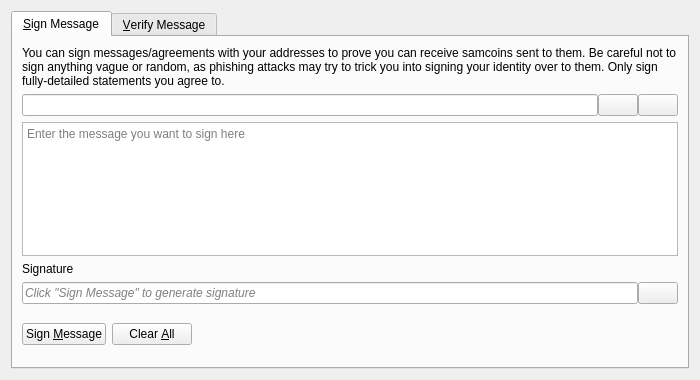
<?xml version="1.0" encoding="UTF-8"?>
<ui version="4.0">
 <class>SignVerifyMessageDialog</class>
 <widget class="QDialog" name="SignVerifyMessageDialog">
  <property name="geometry">
   <rect>
    <x>0</x>
    <y>0</y>
    <width>700</width>
    <height>380</height>
   </rect>
  </property>
  <property name="windowTitle">
   <string>Signatures - Sign / Verify a Message</string>
  </property>
  <property name="modal">
   <bool>true</bool>
  </property>
  <layout class="QVBoxLayout" name="verticalLayout">
   <item>
    <widget class="QTabWidget" name="tabWidget">
     <property name="currentIndex">
      <number>0</number>
     </property>
     <widget class="QWidget" name="tabSignMessage">
      <attribute name="title">
       <string>&amp;Sign Message</string>
      </attribute>
      <layout class="QVBoxLayout" name="verticalLayout_SM">
       <item>
        <widget class="QLabel" name="infoLabel_SM">
         <property name="text">
          <string>You can sign messages/agreements with your addresses to prove you can receive samcoins sent to them. Be careful not to sign anything vague or random, as phishing attacks may try to trick you into signing your identity over to them. Only sign fully-detailed statements you agree to.</string>
         </property>
         <property name="textFormat">
          <enum>Qt::PlainText</enum>
         </property>
         <property name="wordWrap">
          <bool>true</bool>
         </property>
        </widget>
       </item>
       <item>
        <layout class="QHBoxLayout" name="horizontalLayout_1_SM">
         <property name="spacing">
          <number>0</number>
         </property>
         <item>
          <widget class="QValidatedLineEdit" name="addressIn_SM">
           <property name="toolTip">
            <string>The Samcoin address to sign the message with</string>
           </property>
          </widget>
         </item>
         <item>
          <widget class="QPushButton" name="addressBookButton_SM">
           <property name="toolTip">
            <string>Choose previously used address</string>
           </property>
           <property name="text">
            <string/>
           </property>
           <property name="icon">
            <iconset resource="../samcoin.qrc">
             <normaloff>:/icons/address-book</normaloff>:/icons/address-book</iconset>
           </property>
           <property name="shortcut">
            <string>Alt+A</string>
           </property>
           <property name="autoDefault">
            <bool>false</bool>
           </property>
          </widget>
         </item>
         <item>
          <widget class="QPushButton" name="pasteButton_SM">
           <property name="toolTip">
            <string>Paste address from clipboard</string>
           </property>
           <property name="text">
            <string/>
           </property>
           <property name="icon">
            <iconset resource="../samcoin.qrc">
             <normaloff>:/icons/editpaste</normaloff>:/icons/editpaste</iconset>
           </property>
           <property name="shortcut">
            <string>Alt+P</string>
           </property>
           <property name="autoDefault">
            <bool>false</bool>
           </property>
          </widget>
         </item>
        </layout>
       </item>
       <item>
        <widget class="QPlainTextEdit" name="messageIn_SM">
         <property name="toolTip">
          <string>Enter the message you want to sign here</string>
         </property>
         <property name="placeholderText">
          <string>Enter the message you want to sign here</string>
         </property>
        </widget>
       </item>
       <item>
        <widget class="QLabel" name="signatureLabel_SM">
         <property name="text">
          <string>Signature</string>
         </property>
         <property name="textFormat">
          <enum>Qt::PlainText</enum>
         </property>
        </widget>
       </item>
       <item>
        <layout class="QHBoxLayout" name="horizontalLayout_2_SM">
         <property name="spacing">
          <number>0</number>
         </property>
         <item>
          <widget class="QLineEdit" name="signatureOut_SM">
           <property name="placeholderText">
            <string>Click "Sign Message" to generate signature</string>
           </property>
           <property name="font">
            <font>
             <italic>true</italic>
            </font>
           </property>
           <property name="readOnly">
            <bool>true</bool>
           </property>
          </widget>
         </item>
         <item>
          <widget class="QPushButton" name="copySignatureButton_SM">
           <property name="toolTip">
            <string>Copy the current signature to the system clipboard</string>
           </property>
           <property name="text">
            <string/>
           </property>
           <property name="icon">
            <iconset resource="../samcoin.qrc">
             <normaloff>:/icons/editcopy</normaloff>:/icons/editcopy</iconset>
           </property>
           <property name="autoDefault">
            <bool>false</bool>
           </property>
          </widget>
         </item>
        </layout>
       </item>
       <item>
        <layout class="QHBoxLayout" name="horizontalLayout_3_SM">
         <item>
          <widget class="QPushButton" name="signMessageButton_SM">
           <property name="toolTip">
            <string>Sign the message to prove you own this Samcoin address</string>
           </property>
           <property name="text">
            <string>Sign &amp;Message</string>
           </property>
           <property name="icon">
            <iconset resource="../samcoin.qrc">
             <normaloff>:/icons/edit</normaloff>:/icons/edit</iconset>
           </property>
           <property name="autoDefault">
            <bool>false</bool>
           </property>
          </widget>
         </item>
         <item>
          <widget class="QPushButton" name="clearButton_SM">
           <property name="toolTip">
            <string>Reset all sign message fields</string>
           </property>
           <property name="text">
            <string>Clear &amp;All</string>
           </property>
           <property name="icon">
            <iconset resource="../samcoin.qrc">
             <normaloff>:/icons/remove</normaloff>:/icons/remove</iconset>
           </property>
           <property name="autoDefault">
            <bool>false</bool>
           </property>
          </widget>
         </item>
         <item>
          <spacer name="horizontalSpacer_1_SM">
           <property name="orientation">
            <enum>Qt::Horizontal</enum>
           </property>
           <property name="sizeHint" stdset="0">
            <size>
             <width>40</width>
             <height>48</height>
            </size>
           </property>
          </spacer>
         </item>
         <item>
          <widget class="QLabel" name="statusLabel_SM">
           <property name="font">
            <font>
             <weight>75</weight>
             <bold>true</bold>
            </font>
           </property>
           <property name="text">
            <string/>
           </property>
           <property name="wordWrap">
            <bool>true</bool>
           </property>
          </widget>
         </item>
         <item>
          <spacer name="horizontalSpacer_2_SM">
           <property name="orientation">
            <enum>Qt::Horizontal</enum>
           </property>
           <property name="sizeHint" stdset="0">
            <size>
             <width>40</width>
             <height>48</height>
            </size>
           </property>
          </spacer>
         </item>
        </layout>
       </item>
      </layout>
     </widget>
     <widget class="QWidget" name="tabVerifyMessage">
      <attribute name="title">
       <string>&amp;Verify Message</string>
      </attribute>
      <layout class="QVBoxLayout" name="verticalLayout_VM">
       <item>
        <widget class="QLabel" name="infoLabel_VM">
         <property name="text">
          <string>Enter the receiver's address, message (ensure you copy line breaks, spaces, tabs, etc. exactly) and signature below to verify the message. Be careful not to read more into the signature than what is in the signed message itself, to avoid being tricked by a man-in-the-middle attack. Note that this only proves the signing party receives with the address, it cannot prove sendership of any transaction!</string>
         </property>
         <property name="textFormat">
          <enum>Qt::PlainText</enum>
         </property>
         <property name="alignment">
          <set>Qt::AlignLeading|Qt::AlignLeft|Qt::AlignTop</set>
         </property>
         <property name="wordWrap">
          <bool>true</bool>
         </property>
        </widget>
       </item>
       <item>
        <layout class="QHBoxLayout" name="horizontalLayout_1_VM">
         <property name="spacing">
          <number>0</number>
         </property>
         <item>
          <widget class="QValidatedLineEdit" name="addressIn_VM">
           <property name="toolTip">
            <string>The Samcoin address the message was signed with</string>
           </property>
          </widget>
         </item>
         <item>
          <widget class="QPushButton" name="addressBookButton_VM">
           <property name="toolTip">
            <string>Choose previously used address</string>
           </property>
           <property name="text">
            <string/>
           </property>
           <property name="icon">
            <iconset resource="../samcoin.qrc">
             <normaloff>:/icons/address-book</normaloff>:/icons/address-book</iconset>
           </property>
           <property name="shortcut">
            <string>Alt+A</string>
           </property>
           <property name="autoDefault">
            <bool>false</bool>
           </property>
          </widget>
         </item>
        </layout>
       </item>
       <item>
        <widget class="QPlainTextEdit" name="messageIn_VM">
          <property name="toolTip">
            <string>The signed message to verify</string>
          </property>
          <property name="placeholderText">
            <string>The signed message to verify</string>
          </property>
        </widget>
       </item>
       <item>
        <widget class="QValidatedLineEdit" name="signatureIn_VM">
          <property name="toolTip">
            <string>The signature given when the message was signed</string>
          </property>
          <property name="placeholderText">
            <string>The signature given when the message was signed</string>
          </property>
        </widget>
       </item>
       <item>
        <layout class="QHBoxLayout" name="horizontalLayout_2_VM">
         <item>
          <widget class="QPushButton" name="verifyMessageButton_VM">
           <property name="toolTip">
            <string>Verify the message to ensure it was signed with the specified Samcoin address</string>
           </property>
           <property name="text">
            <string>Verify &amp;Message</string>
           </property>
           <property name="icon">
            <iconset resource="../samcoin.qrc">
             <normaloff>:/icons/transaction_0</normaloff>:/icons/transaction_0</iconset>
           </property>
           <property name="autoDefault">
            <bool>false</bool>
           </property>
          </widget>
         </item>
         <item>
          <widget class="QPushButton" name="clearButton_VM">
           <property name="toolTip">
            <string>Reset all verify message fields</string>
           </property>
           <property name="text">
            <string>Clear &amp;All</string>
           </property>
           <property name="icon">
            <iconset resource="../samcoin.qrc">
             <normaloff>:/icons/remove</normaloff>:/icons/remove</iconset>
           </property>
           <property name="autoDefault">
            <bool>false</bool>
           </property>
          </widget>
         </item>
         <item>
          <spacer name="horizontalSpacer_1_VM">
           <property name="orientation">
            <enum>Qt::Horizontal</enum>
           </property>
           <property name="sizeHint" stdset="0">
            <size>
             <width>40</width>
             <height>48</height>
            </size>
           </property>
          </spacer>
         </item>
         <item>
          <widget class="QLabel" name="statusLabel_VM">
           <property name="font">
            <font>
             <weight>75</weight>
             <bold>true</bold>
            </font>
           </property>
           <property name="text">
            <string/>
           </property>
           <property name="wordWrap">
            <bool>true</bool>
           </property>
          </widget>
         </item>
         <item>
          <spacer name="horizontalSpacer_2_VM">
           <property name="orientation">
            <enum>Qt::Horizontal</enum>
           </property>
           <property name="sizeHint" stdset="0">
            <size>
             <width>40</width>
             <height>48</height>
            </size>
           </property>
          </spacer>
         </item>
        </layout>
       </item>
      </layout>
     </widget>
    </widget>
   </item>
  </layout>
 </widget>
 <customwidgets>
  <customwidget>
   <class>QValidatedLineEdit</class>
   <extends>QLineEdit</extends>
   <header>qt/qvalidatedlineedit.h</header>
  </customwidget>
 </customwidgets>
 <resources>
  <include location="../samcoin.qrc"/>
 </resources>
 <connections/>
</ui>
